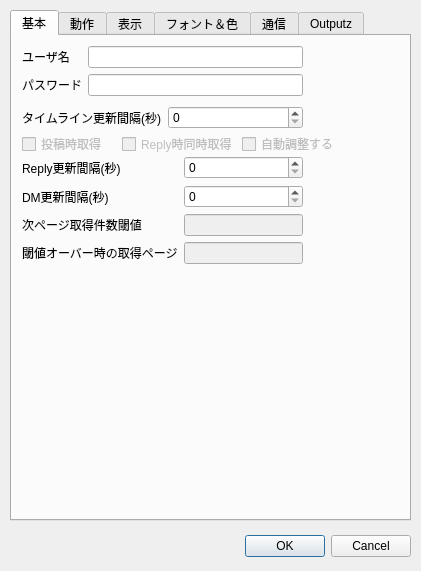
<?xml version="1.0" encoding="UTF-8"?>
<ui version="4.0">
 <class>SettingDialog</class>
 <widget class="QDialog" name="SettingDialog">
  <property name="geometry">
   <rect>
    <x>0</x>
    <y>0</y>
    <width>421</width>
    <height>571</height>
   </rect>
  </property>
  <property name="windowTitle">
   <string>設定</string>
  </property>
  <widget class="QDialogButtonBox" name="buttonBox">
   <property name="geometry">
    <rect>
     <x>70</x>
     <y>530</y>
     <width>341</width>
     <height>32</height>
    </rect>
   </property>
   <property name="orientation">
    <enum>Qt::Horizontal</enum>
   </property>
   <property name="standardButtons">
    <set>QDialogButtonBox::Cancel|QDialogButtonBox::Ok</set>
   </property>
  </widget>
  <widget class="QTabWidget" name="tabWidget">
   <property name="geometry">
    <rect>
     <x>10</x>
     <y>10</y>
     <width>401</width>
     <height>511</height>
    </rect>
   </property>
   <property name="currentIndex">
    <number>0</number>
   </property>
   <widget class="QWidget" name="tab">
    <attribute name="title">
     <string>基本</string>
    </attribute>
    <widget class="QWidget" name="formLayoutWidget">
     <property name="geometry">
      <rect>
       <x>10</x>
       <y>10</y>
       <width>281</width>
       <height>54</height>
      </rect>
     </property>
     <layout class="QFormLayout" name="formLayout">
      <item row="0" column="0">
       <widget class="QLabel" name="label">
        <property name="text">
         <string>ユーザ名</string>
        </property>
       </widget>
      </item>
      <item row="0" column="1">
       <widget class="QLineEdit" name="edtUserid"/>
      </item>
      <item row="1" column="0">
       <widget class="QLabel" name="label_2">
        <property name="text">
         <string>パスワード</string>
        </property>
       </widget>
      </item>
      <item row="1" column="1">
       <widget class="QLineEdit" name="edtPassword">
        <property name="echoMode">
         <enum>QLineEdit::Password</enum>
        </property>
       </widget>
      </item>
     </layout>
    </widget>
    <widget class="QWidget" name="formLayoutWidget_2">
     <property name="geometry">
      <rect>
       <x>10</x>
       <y>70</y>
       <width>281</width>
       <height>27</height>
      </rect>
     </property>
     <layout class="QFormLayout" name="formLayout_2">
      <property name="fieldGrowthPolicy">
       <enum>QFormLayout::AllNonFixedFieldsGrow</enum>
      </property>
      <item row="0" column="0">
       <widget class="QLabel" name="label_3">
        <property name="text">
         <string>タイムライン更新間隔(秒)</string>
        </property>
       </widget>
      </item>
      <item row="0" column="1">
       <widget class="QSpinBox" name="spinTLUpdateIntv">
        <property name="enabled">
         <bool>true</bool>
        </property>
        <property name="maximum">
         <number>100000</number>
        </property>
       </widget>
      </item>
     </layout>
    </widget>
    <widget class="QCheckBox" name="checkBox">
     <property name="enabled">
      <bool>false</bool>
     </property>
     <property name="geometry">
      <rect>
       <x>10</x>
       <y>100</y>
       <width>81</width>
       <height>16</height>
      </rect>
     </property>
     <property name="text">
      <string>投稿時取得</string>
     </property>
    </widget>
    <widget class="QCheckBox" name="checkBox_2">
     <property name="enabled">
      <bool>false</bool>
     </property>
     <property name="geometry">
      <rect>
       <x>110</x>
       <y>100</y>
       <width>121</width>
       <height>16</height>
      </rect>
     </property>
     <property name="text">
      <string>Reply時同時取得</string>
     </property>
    </widget>
    <widget class="QCheckBox" name="checkBox_3">
     <property name="enabled">
      <bool>false</bool>
     </property>
     <property name="geometry">
      <rect>
       <x>230</x>
       <y>100</y>
       <width>91</width>
       <height>16</height>
      </rect>
     </property>
     <property name="text">
      <string>自動調整する</string>
     </property>
    </widget>
    <widget class="QWidget" name="formLayoutWidget_3">
     <property name="geometry">
      <rect>
       <x>10</x>
       <y>120</y>
       <width>281</width>
       <height>116</height>
      </rect>
     </property>
     <layout class="QFormLayout" name="formLayout_3">
      <property name="fieldGrowthPolicy">
       <enum>QFormLayout::AllNonFixedFieldsGrow</enum>
      </property>
      <item row="0" column="0">
       <widget class="QLabel" name="label_4">
        <property name="text">
         <string>Reply更新間隔(秒)</string>
        </property>
       </widget>
      </item>
      <item row="1" column="0">
       <widget class="QLabel" name="label_5">
        <property name="text">
         <string>DM更新間隔(秒)</string>
        </property>
       </widget>
      </item>
      <item row="2" column="0">
       <widget class="QLabel" name="label_6">
        <property name="text">
         <string>次ページ取得件数閾値</string>
        </property>
       </widget>
      </item>
      <item row="2" column="1">
       <widget class="QLineEdit" name="lineEdit_5">
        <property name="enabled">
         <bool>false</bool>
        </property>
       </widget>
      </item>
      <item row="3" column="0">
       <widget class="QLabel" name="label_7">
        <property name="text">
         <string>閾値オーバー時の取得ページ</string>
        </property>
       </widget>
      </item>
      <item row="3" column="1">
       <widget class="QLineEdit" name="lineEdit_6">
        <property name="enabled">
         <bool>false</bool>
        </property>
       </widget>
      </item>
      <item row="0" column="1">
       <widget class="QSpinBox" name="spinReplyUpdateIntv">
        <property name="maximum">
         <number>100000</number>
        </property>
       </widget>
      </item>
      <item row="1" column="1">
       <widget class="QSpinBox" name="spinDMUpdateIntv">
        <property name="maximum">
         <number>100000</number>
        </property>
       </widget>
      </item>
     </layout>
    </widget>
   </widget>
   <widget class="QWidget" name="tab_2">
    <attribute name="title">
     <string>動作</string>
    </attribute>
    <widget class="QWidget" name="verticalLayoutWidget">
     <property name="geometry">
      <rect>
       <x>10</x>
       <y>10</y>
       <width>371</width>
       <height>204</height>
      </rect>
     </property>
     <layout class="QVBoxLayout" name="verticalLayout">
      <item>
       <widget class="QCheckBox" name="checkBox_12">
        <property name="enabled">
         <bool>false</bool>
        </property>
        <property name="text">
         <string>サウンドを再生する</string>
        </property>
       </widget>
      </item>
      <item>
       <widget class="QCheckBox" name="checkBox_13">
        <property name="enabled">
         <bool>false</bool>
        </property>
        <property name="text">
         <string>未読管理を行う</string>
        </property>
       </widget>
      </item>
      <item>
       <widget class="QCheckBox" name="checkBox_14">
        <property name="enabled">
         <bool>false</bool>
        </property>
        <property name="text">
         <string>新着時未読クリア</string>
        </property>
       </widget>
      </item>
      <item>
       <widget class="QCheckBox" name="chkMinimizeOnClose">
        <property name="enabled">
         <bool>true</bool>
        </property>
        <property name="text">
         <string>×ボタンを押したときタスクトレイに格納する</string>
        </property>
       </widget>
      </item>
      <item>
       <widget class="QCheckBox" name="checkBox_16">
        <property name="enabled">
         <bool>false</bool>
        </property>
        <property name="text">
         <string>最小化したときタスクトレイに格納する</string>
        </property>
       </widget>
      </item>
      <item>
       <widget class="QCheckBox" name="checkBox_17">
        <property name="enabled">
         <bool>false</bool>
        </property>
        <property name="text">
         <string>タイムラインの発言内の短縮URIを自動的に展開する</string>
        </property>
       </widget>
      </item>
      <item>
       <widget class="QCheckBox" name="chkAutoShortenUri">
        <property name="text">
         <string>入力欄のURIを自動的に短縮する</string>
        </property>
        <property name="checked">
         <bool>false</bool>
        </property>
       </widget>
      </item>
      <item>
       <widget class="QCheckBox" name="chkRequireCtrlOnEnter">
        <property name="text">
         <string>Ctrl+Enterで投稿する（デフォルトはEnter）</string>
        </property>
       </widget>
      </item>
     </layout>
    </widget>
    <widget class="QWidget" name="horizontalLayoutWidget">
     <property name="geometry">
      <rect>
       <x>10</x>
       <y>190</y>
       <width>371</width>
       <height>27</height>
      </rect>
     </property>
     <layout class="QHBoxLayout" name="horizontalLayout">
      <item>
       <widget class="QLabel" name="label_19">
        <property name="sizePolicy">
         <sizepolicy hsizetype="Minimum" vsizetype="Preferred">
          <horstretch>0</horstretch>
          <verstretch>0</verstretch>
         </sizepolicy>
        </property>
        <property name="text">
         <string>URI自動短縮で優先的に使用:</string>
        </property>
       </widget>
      </item>
      <item>
       <widget class="QComboBox" name="comboBox_2">
        <property name="enabled">
         <bool>false</bool>
        </property>
        <property name="sizePolicy">
         <sizepolicy hsizetype="Expanding" vsizetype="Fixed">
          <horstretch>0</horstretch>
          <verstretch>0</verstretch>
         </sizepolicy>
        </property>
       </widget>
      </item>
     </layout>
    </widget>
    <widget class="QWidget" name="horizontalLayoutWidget_2">
     <property name="geometry">
      <rect>
       <x>130</x>
       <y>210</y>
       <width>244</width>
       <height>31</height>
      </rect>
     </property>
     <layout class="QHBoxLayout" name="horizontalLayout_2">
      <item>
       <widget class="QLabel" name="label_20">
        <property name="sizePolicy">
         <sizepolicy hsizetype="Minimum" vsizetype="Preferred">
          <horstretch>0</horstretch>
          <verstretch>0</verstretch>
         </sizepolicy>
        </property>
        <property name="text">
         <string>ID:</string>
        </property>
       </widget>
      </item>
      <item>
       <widget class="QLineEdit" name="lineEdit_12">
        <property name="enabled">
         <bool>false</bool>
        </property>
       </widget>
      </item>
      <item>
       <widget class="QLabel" name="label_21">
        <property name="sizePolicy">
         <sizepolicy hsizetype="Minimum" vsizetype="Preferred">
          <horstretch>0</horstretch>
          <verstretch>0</verstretch>
         </sizepolicy>
        </property>
        <property name="text">
         <string>Pass:</string>
        </property>
       </widget>
      </item>
      <item>
       <widget class="QLineEdit" name="lineEdit_13">
        <property name="enabled">
         <bool>false</bool>
        </property>
       </widget>
      </item>
     </layout>
    </widget>
    <widget class="QLabel" name="label_22">
     <property name="geometry">
      <rect>
       <x>10</x>
       <y>250</y>
       <width>71</width>
       <height>16</height>
      </rect>
     </property>
     <property name="text">
      <string>文末に付加:</string>
     </property>
    </widget>
    <widget class="QLineEdit" name="edtStatusSuffix">
     <property name="geometry">
      <rect>
       <x>80</x>
       <y>250</y>
       <width>291</width>
       <height>20</height>
      </rect>
     </property>
    </widget>
    <widget class="QWidget" name="verticalLayoutWidget_2">
     <property name="geometry">
      <rect>
       <x>10</x>
       <y>280</y>
       <width>371</width>
       <height>74</height>
      </rect>
     </property>
     <layout class="QVBoxLayout" name="verticalLayout_2">
      <item>
       <widget class="QCheckBox" name="checkBox_5">
        <property name="enabled">
         <bool>false</bool>
        </property>
        <property name="text">
         <string>Fav結果の厳密チェック（通信量が増えるため非推奨）</string>
        </property>
       </widget>
      </item>
      <item>
       <widget class="QCheckBox" name="checkBox_6">
        <property name="enabled">
         <bool>false</bool>
        </property>
        <property name="text">
         <string>起動時にFav取得</string>
        </property>
       </widget>
      </item>
      <item>
       <widget class="QCheckBox" name="checkBox_7">
        <property name="enabled">
         <bool>false</bool>
        </property>
        <property name="text">
         <string>@ID入力補助</string>
        </property>
       </widget>
      </item>
     </layout>
    </widget>
   </widget>
   <widget class="QWidget" name="tab_3">
    <attribute name="title">
     <string>表示</string>
    </attribute>
   </widget>
   <widget class="QWidget" name="tab_4">
    <attribute name="title">
     <string>フォント＆色</string>
    </attribute>
    <widget class="QWidget" name="gridLayoutWidget">
     <property name="geometry">
      <rect>
       <x>10</x>
       <y>10</y>
       <width>381</width>
       <height>451</height>
      </rect>
     </property>
     <layout class="QGridLayout" name="gridLayout">
      <item row="0" column="0">
       <widget class="QLabel" name="label_10">
        <property name="text">
         <string>入力欄アクティブ時背景色</string>
        </property>
       </widget>
      </item>
      <item row="8" column="0">
       <widget class="QLabel" name="label_12">
        <property name="text">
         <string/>
        </property>
       </widget>
      </item>
      <item row="2" column="0">
       <widget class="QLabel" name="label_13">
        <property name="text">
         <string>TextLabel</string>
        </property>
       </widget>
      </item>
      <item row="2" column="1">
       <widget class="QLineEdit" name="lineEdit_2">
        <property name="enabled">
         <bool>false</bool>
        </property>
       </widget>
      </item>
      <item row="3" column="0">
       <widget class="QLabel" name="label_14">
        <property name="text">
         <string>TextLabel</string>
        </property>
       </widget>
      </item>
      <item row="3" column="1">
       <widget class="QLineEdit" name="lineEdit_7">
        <property name="enabled">
         <bool>false</bool>
        </property>
       </widget>
      </item>
      <item row="4" column="1">
       <widget class="QLineEdit" name="lineEdit_8">
        <property name="enabled">
         <bool>false</bool>
        </property>
       </widget>
      </item>
      <item row="5" column="1">
       <widget class="QLineEdit" name="lineEdit_9">
        <property name="enabled">
         <bool>false</bool>
        </property>
       </widget>
      </item>
      <item row="6" column="1">
       <widget class="QLineEdit" name="lineEdit_10">
        <property name="enabled">
         <bool>false</bool>
        </property>
       </widget>
      </item>
      <item row="7" column="1">
       <widget class="QLineEdit" name="lineEdit_11">
        <property name="enabled">
         <bool>false</bool>
        </property>
       </widget>
      </item>
      <item row="2" column="2">
       <widget class="QPushButton" name="pushButton">
        <property name="enabled">
         <bool>false</bool>
        </property>
        <property name="text">
         <string>PushButton</string>
        </property>
       </widget>
      </item>
      <item row="3" column="2">
       <widget class="QPushButton" name="pushButton_2">
        <property name="enabled">
         <bool>false</bool>
        </property>
        <property name="text">
         <string>PushButton</string>
        </property>
       </widget>
      </item>
      <item row="4" column="2">
       <widget class="QPushButton" name="pushButton_4">
        <property name="enabled">
         <bool>false</bool>
        </property>
        <property name="text">
         <string>PushButton</string>
        </property>
       </widget>
      </item>
      <item row="5" column="2">
       <widget class="QPushButton" name="pushButton_5">
        <property name="enabled">
         <bool>false</bool>
        </property>
        <property name="text">
         <string>PushButton</string>
        </property>
       </widget>
      </item>
      <item row="6" column="2">
       <widget class="QPushButton" name="pushButton_6">
        <property name="enabled">
         <bool>false</bool>
        </property>
        <property name="text">
         <string>PushButton</string>
        </property>
       </widget>
      </item>
      <item row="7" column="2">
       <widget class="QPushButton" name="pushButton_7">
        <property name="enabled">
         <bool>false</bool>
        </property>
        <property name="text">
         <string>PushButton</string>
        </property>
       </widget>
      </item>
      <item row="4" column="0">
       <widget class="QLabel" name="label_15">
        <property name="text">
         <string>TextLabel</string>
        </property>
       </widget>
      </item>
      <item row="5" column="0">
       <widget class="QLabel" name="label_16">
        <property name="text">
         <string>TextLabel</string>
        </property>
       </widget>
      </item>
      <item row="6" column="0">
       <widget class="QLabel" name="label_17">
        <property name="text">
         <string>TextLabel</string>
        </property>
       </widget>
      </item>
      <item row="7" column="0">
       <widget class="QLabel" name="label_18">
        <property name="text">
         <string>TextLabel</string>
        </property>
       </widget>
      </item>
      <item row="1" column="2">
       <widget class="QPushButton" name="btnInputFont">
        <property name="enabled">
         <bool>false</bool>
        </property>
        <property name="text">
         <string>フォント</string>
        </property>
       </widget>
      </item>
      <item row="1" column="1">
       <widget class="QLineEdit" name="edtInputFontSample">
        <property name="enabled">
         <bool>false</bool>
        </property>
        <property name="text">
         <string>This is it.</string>
        </property>
       </widget>
      </item>
      <item row="1" column="0">
       <widget class="QLabel" name="label_11">
        <property name="text">
         <string>入力欄フォント</string>
        </property>
       </widget>
      </item>
      <item row="0" column="1">
       <widget class="QLineEdit" name="edtInputBgColorSample">
        <property name="text">
         <string>This is sample.</string>
        </property>
       </widget>
      </item>
      <item row="0" column="2">
       <widget class="QPushButton" name="btnInputBgColor">
        <property name="text">
         <string>背景色</string>
        </property>
       </widget>
      </item>
     </layout>
    </widget>
    <widget class="QPushButton" name="btnResetToDefault">
     <property name="geometry">
      <rect>
       <x>140</x>
       <y>460</y>
       <width>111</width>
       <height>23</height>
      </rect>
     </property>
     <property name="text">
      <string>デフォルトに戻す</string>
     </property>
    </widget>
   </widget>
   <widget class="QWidget" name="tab_5">
    <attribute name="title">
     <string>通信</string>
    </attribute>
   </widget>
   <widget class="QWidget" name="tab_6">
    <attribute name="title">
     <string>Outputz</string>
    </attribute>
    <widget class="QCheckBox" name="checkBox_4">
     <property name="enabled">
      <bool>false</bool>
     </property>
     <property name="geometry">
      <rect>
       <x>10</x>
       <y>10</y>
       <width>131</width>
       <height>16</height>
      </rect>
     </property>
     <property name="text">
      <string>Outputzに対応する</string>
     </property>
    </widget>
    <widget class="QWidget" name="formLayoutWidget_4">
     <property name="geometry">
      <rect>
       <x>10</x>
       <y>30</y>
       <width>281</width>
       <height>80</height>
      </rect>
     </property>
     <layout class="QFormLayout" name="formLayout_4">
      <item row="0" column="0">
       <widget class="QLabel" name="label_8">
        <property name="text">
         <string>復活の呪文</string>
        </property>
       </widget>
      </item>
      <item row="0" column="1">
       <widget class="QLineEdit" name="lineEdit">
        <property name="enabled">
         <bool>false</bool>
        </property>
       </widget>
      </item>
      <item row="1" column="0">
       <widget class="QLabel" name="label_9">
        <property name="text">
         <string>アウトプット先のURL</string>
        </property>
       </widget>
      </item>
      <item row="1" column="1">
       <widget class="QComboBox" name="comboBox">
        <property name="enabled">
         <bool>false</bool>
        </property>
       </widget>
      </item>
     </layout>
    </widget>
   </widget>
  </widget>
 </widget>
 <resources/>
 <connections>
  <connection>
   <sender>buttonBox</sender>
   <signal>accepted()</signal>
   <receiver>SettingDialog</receiver>
   <slot>accept()</slot>
   <hints>
    <hint type="sourcelabel">
     <x>248</x>
     <y>254</y>
    </hint>
    <hint type="destinationlabel">
     <x>157</x>
     <y>274</y>
    </hint>
   </hints>
  </connection>
  <connection>
   <sender>buttonBox</sender>
   <signal>rejected()</signal>
   <receiver>SettingDialog</receiver>
   <slot>reject()</slot>
   <hints>
    <hint type="sourcelabel">
     <x>316</x>
     <y>260</y>
    </hint>
    <hint type="destinationlabel">
     <x>286</x>
     <y>274</y>
    </hint>
   </hints>
  </connection>
 </connections>
</ui>
